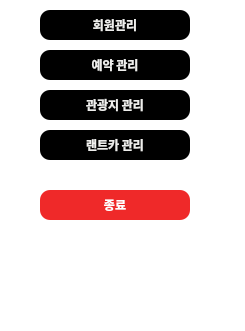
<?xml version="1.0" encoding="UTF-8"?>
<ui version="4.0">
 <class>mainpage</class>
 <widget class="QMainWindow" name="mainpage">
  <property name="geometry">
   <rect>
    <x>0</x>
    <y>0</y>
    <width>245</width>
    <height>331</height>
   </rect>
  </property>
  <property name="font">
   <font>
    <family>Sans</family>
    <weight>75</weight>
    <bold>true</bold>
   </font>
  </property>
  <property name="windowTitle">
   <string>Main</string>
  </property>
  <property name="styleSheet">
   <string notr="true">background-color: rgb(255, 255, 255);</string>
  </property>
  <widget class="QWidget" name="centralwidget">
   <widget class="QPushButton" name="user_btn">
    <property name="geometry">
     <rect>
      <x>40</x>
      <y>10</y>
      <width>150</width>
      <height>30</height>
     </rect>
    </property>
    <property name="font">
     <font>
      <family>Sans</family>
      <weight>75</weight>
      <bold>true</bold>
     </font>
    </property>
    <property name="styleSheet">
     <string notr="true">QPushButton{
	background-color: rgb(0, 0, 0);
	color: rgb(238, 238, 236);
    border-radius: 10px;
}
QPushButton:hover{
	background-color: rgb(255, 255, 255);
	color: rgb(0, 0, 0);
    border-radius: 10px;
}</string>
    </property>
    <property name="text">
     <string>회원관리</string>
    </property>
   </widget>
   <widget class="QPushButton" name="beach_btn">
    <property name="geometry">
     <rect>
      <x>40</x>
      <y>90</y>
      <width>150</width>
      <height>30</height>
     </rect>
    </property>
    <property name="font">
     <font>
      <family>Sans</family>
      <weight>75</weight>
      <bold>true</bold>
     </font>
    </property>
    <property name="styleSheet">
     <string notr="true">QPushButton{
	background-color: rgb(0, 0, 0);
	color: rgb(238, 238, 236);
    border-radius: 10px;
}
QPushButton:hover{
	background-color: rgb(255, 255, 255);
	color: rgb(0, 0, 0);
    border-radius: 10px;
}</string>
    </property>
    <property name="text">
     <string>관광지 관리</string>
    </property>
   </widget>
   <widget class="QPushButton" name="rentcar_btn">
    <property name="geometry">
     <rect>
      <x>40</x>
      <y>130</y>
      <width>150</width>
      <height>30</height>
     </rect>
    </property>
    <property name="font">
     <font>
      <family>Sans</family>
      <weight>75</weight>
      <bold>true</bold>
     </font>
    </property>
    <property name="styleSheet">
     <string notr="true">QPushButton{
	background-color: rgb(0, 0, 0);
	color: rgb(238, 238, 236);
    border-radius: 10px;
}
QPushButton:hover{
	background-color: rgb(255, 255, 255);
	color: rgb(0, 0, 0);
    border-radius: 10px;
}</string>
    </property>
    <property name="text">
     <string>랜트카 관리</string>
    </property>
   </widget>
   <widget class="QPushButton" name="exit_btn">
    <property name="geometry">
     <rect>
      <x>40</x>
      <y>190</y>
      <width>150</width>
      <height>30</height>
     </rect>
    </property>
    <property name="font">
     <font>
      <family>Sans</family>
      <weight>75</weight>
      <bold>true</bold>
     </font>
    </property>
    <property name="styleSheet">
     <string notr="true">QPushButton{
	background-color: rgb(239, 41, 41);
	color: rgb(255, 255, 255);
    border-radius: 10px;
}
QPushButton:hover{
	background-color: rgb(255, 255, 255);
	color: rgb(0, 0, 0);
    border-radius: 10px;
}</string>
    </property>
    <property name="text">
     <string>종료</string>
    </property>
   </widget>
   <widget class="QPushButton" name="reservation_btn">
    <property name="geometry">
     <rect>
      <x>40</x>
      <y>50</y>
      <width>150</width>
      <height>30</height>
     </rect>
    </property>
    <property name="font">
     <font>
      <family>Sans</family>
      <weight>75</weight>
      <bold>true</bold>
     </font>
    </property>
    <property name="styleSheet">
     <string notr="true">QPushButton{
	background-color: rgb(0, 0, 0);
	color: rgb(238, 238, 236);
    border-radius: 10px;
}
QPushButton:hover{
	background-color: rgb(255, 255, 255);
	color: rgb(0, 0, 0);
    border-radius: 10px;
}</string>
    </property>
    <property name="text">
     <string>예약 관리</string>
    </property>
   </widget>
  </widget>
  <widget class="QMenuBar" name="menubar">
   <property name="geometry">
    <rect>
     <x>0</x>
     <y>0</y>
     <width>245</width>
     <height>22</height>
    </rect>
   </property>
  </widget>
  <widget class="QStatusBar" name="statusbar"/>
 </widget>
 <resources/>
 <connections/>
</ui>
